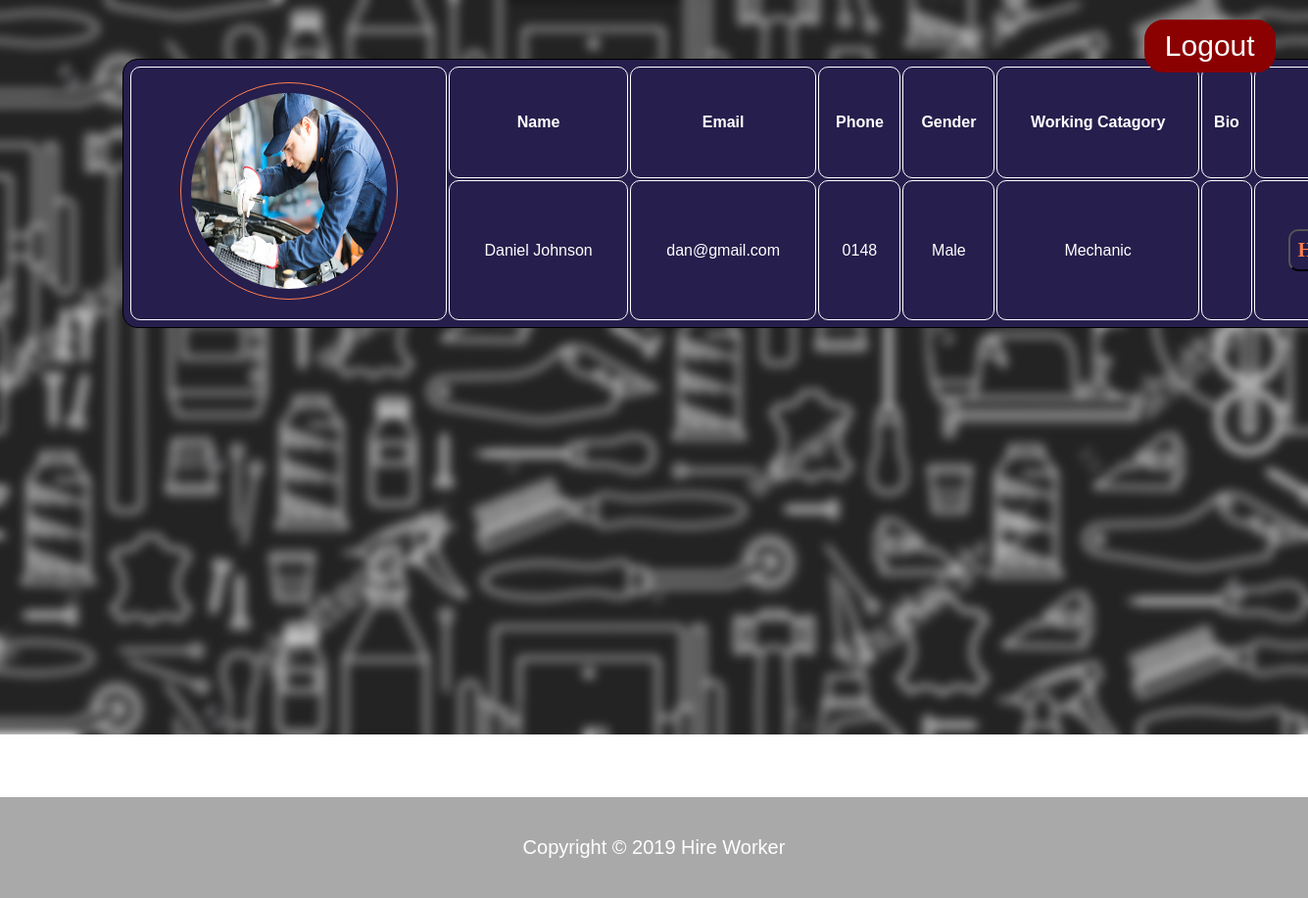
Screenshot of /pages/AfterLogin/CustomerInterface/carmechanic.php (signed in) with the database file from the repository.
### tables this page shows
CREATE TABLE `worker` (
  `UserID` varchar(20) NOT NULL,
  `Password` varchar(100) NOT NULL,
  `First Name` varchar(25) NOT NULL,
  `Last Name` varchar(25) NOT NULL,
  `Email` varchar(30) NOT NULL,
  `Phone` varchar(25) NOT NULL,
  `Gender` varchar(20) NOT NULL,
  `WorkingCatagory` varchar(20) NOT NULL
);

CREATE TABLE `images` (
  `UserID` varchar(20) NOT NULL,
  `WorkingCatagory` varchar(20) NOT NULL,
  `image` varchar(200) NOT NULL,
  `text` text NOT NULL
);

### pages/AfterLogin/CustomerInterface/carmechanic.php (the view, shortened to what this page needs)
<?php
require_once'checkfunction.php';
require_once 'connection.php';
if (!$connection){
die('Connect Error:'. mysqli_connect_error());
}
else{
    if(isset($_SESSION['id'])){
    $sql="Select * from worker w, images e where w.UserID = e.UserID AND w.WorkingCatagory like '%Mechanic%'" ;
    $result=mysqli_query($connection,$sql);
    }
}
?>
<!DOCTYPE html>
<html>
    <head>
        <head>
    <link rel="stylesheet" type="text/css" href="../../../css/Style.css">
</head>
    </head>
<body style="background: url(../../../images/Catback.jpg); background-repeat: no-repeat; background-size: 100%; background-attachment: fixed; " >
    <?php
        while($rows=mysqli_fetch_array($result))
        {
    ?>
         <table class="table">
        <tr>
            <th rowspan="2"><?php echo "<img src='../../Signups/{$rows['image']}' id= 'profilepic'/>" ?></td>
            <th> Name </th>
            <th> Email </th>
            <th> Phone </th>
            <th> Gender </th>
            <th> Working Catagory </th>
            <th> Bio</th>
            <th> Contact </th>
        </tr>
            <tr>
                <td><?php echo $rows['First Name'],' ',$rows['Last Name'] ?> </td>
                <td><?php echo $rows['Email']; ?></td>
                <td><?php echo $rows['Phone']; ?></td>
                <td ><?php echo $rows['Gender']; ?></td>
                <td><?php echo $rows['WorkingCatagory']; ?></td>
                <td><?php echo $rows['text']; ?></td>
                <td><a href="#popup1"><button class="buttoncontact">Hire Now</button></a></td>
            </tr>
           </table>
    <?php
    }
    ?>
<a href="../../Logins/logout.php"text-decoration: none" ><button class="buttoncat" type="logout">Logout</button></a><br>
    <footer id="catfooter" >
    <p>Copyright &copy; 2019 Hire Worker</p>
    </footer>
</body>
</html>

### css/Style.css (style rules this page uses)
body { color: black; font-family: courier; margin : 0; }
body { margin: 0; padding: 0; background: url("../../images/admin.png"); background-size: cover; background-repeat: no-repeat; background: rgba(0,0,0,0.7); font-family: sans-serif; }
#catfooter { background: darkgrey; color:white; position: relative; text-align: center; font-size: 20px; padding:20px; margin-top:34.5%; }
.table { position: relative; margin-top: 60px; top: 5%; left:125px; padding: 5px; text-align: center; background: rgb(38, 30, 76); color: white; border: 1px solid black; border-radius: 15px; width:100%; line-height:40px; }
.table th { text-align:center; padding: 5px; border: 1px solid white; border-radius: 10px; }
.table td { text-align:center; padding: 10px; border: 1px solid white; border-radius: 10px; }
#profilepic { height: 200px; width: 200px; border: 1px solid coral; padding: 10px; margin-top: 10px; border-radius: 50%; }
.buttoncontact { font-family: cursive; font-size: 20px; background: transparent; color:white; font-weight: bold; padding:8px; text-align: center; position: relative; color:coral; border-radius: 10px; transition: 0.8s; overflow: hidden; }
.buttoncat { position:fixed; top:20px; left:80%; padding:8px; width:10%; font-size:30px; background-color:darkred; color:white; border:2px darkred solid; margin-left: 100px; border-radius: 20px; font-family: sans-serif; cursor: pointer; transition: background-color 1s ease 0s; }

### rows the page displays
worker: images.image (picture), First Name "Daniel", Last Name "Johnson", Email "dan@gmail.com", Phone "0148", Gender "Male", images.WorkingCatagory "Mechanic"
